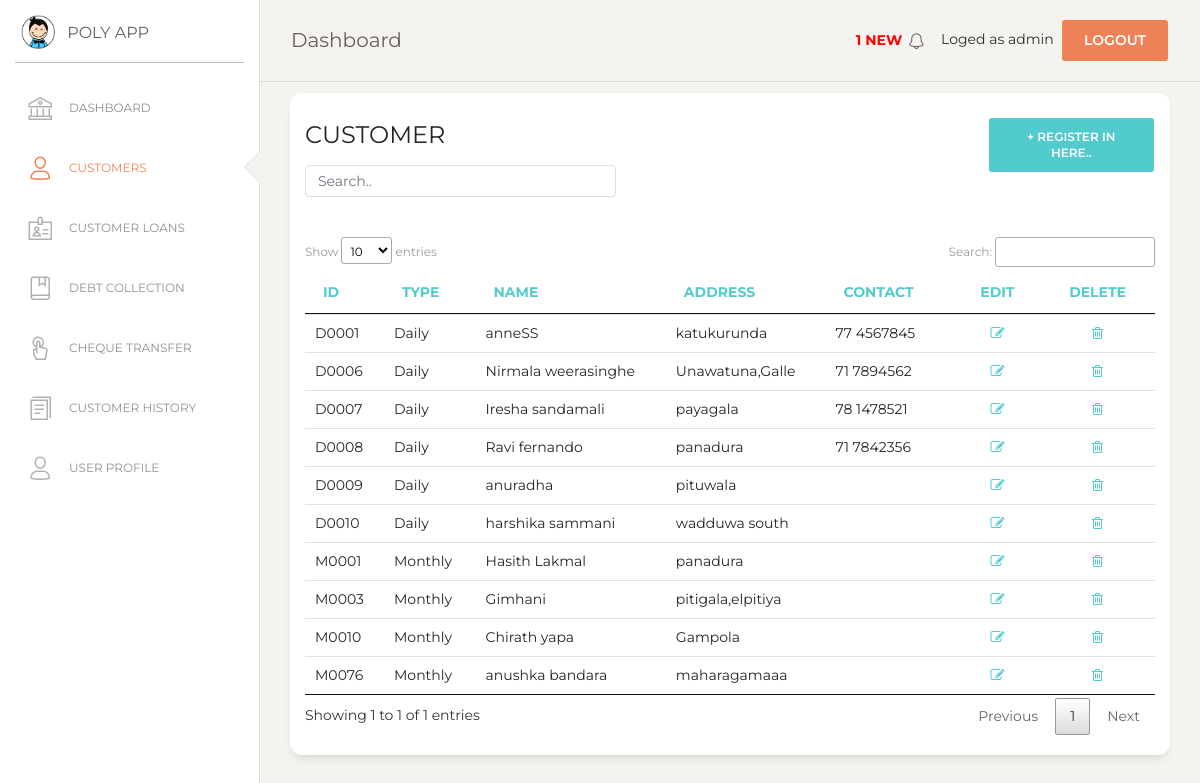
Page /customer.php (signed in) on the committed database.
### tables this page shows
CREATE TABLE `customer` (
  `cust_id` varchar(10) NOT NULL,
  `type` varchar(20) NOT NULL,
  `name` varchar(100) NOT NULL,
  `address` varchar(150) NOT NULL,
  `contact` varchar(15) NOT NULL
);

### customer.php (the view, shortened to what this page needs)
<?php
if (!isset($_SESSION['loged_user'])) {
    header('location: login.php');
}else {
$con = mysqli_connect(DB_HOSTNAME,DB_USERNAME,DB_PASSWORD);
mysqli_select_db($con,DB_NAME);
?>
<!DOCTYPE html>
<html lang="en">
<?php  include('./include/head.php');   ?>
<body class="">
  <div class="wrapper ">
    <?php include("include/sidebar.php"); ?>
    <div class="main-panel">
      <?php include('include/nav.php');  ?>
      <div class="content">
       <div class="row">
          <div class="col-md-12">
            <div class="card">
              <div class="row">
              <div class="col-md-9">
              <div class="card-header">
                <h4 class="card-title"> CUSTOMER</h4>
                <input class="form-control myInput" id="myInput" type="text" placeholder="Search..">
              </div>
              </div>
              <div class="col-md-3">
                <div class="card-header">
                    <button type="button" class="btn btn-primary add-btn" data-toggle="modal" data-target="#Form1">+ Register in here..
                    </button>
                </div>
              </div>
              </div>
              <div class="card-body">
              </div>
              <div class="card-body">
                <div class="table-responsive">
                  <table class="table" id="myTable">
                    <thead class="text-primary">
                      <th>                    ID</th>
                      <th>                    Type</th>
                      <th>                    Name</th>
                      <th>                    Address</th>
                      <th>                    Contact</th>
                      <th class="text-center"> Edit 				</th>
                      <th class="text-center"> Delete 			</th>
                    </thead>
                    <tbody>
                      <?php
                      $sql=mysqli_query($con,"SELECT * FROM customer");
                      $numRows = mysqli_num_rows($sql);
                      if($numRows > 0) {
                        while($row = mysqli_fetch_assoc($sql)) {
                          ?>
                          <tr>
                            <td> <?php echo $row['cust_id'] ?>     </td>
                            <td> <?php echo $row['type'] ?>        </td>
                            <td> <?php echo $row['name']?>         </td>
                            <td> <?php echo $row['address']  ?>    </td>
                            <td> <?php echo $row['contact']  ?>    </td>
                            <td class="text-center">
                             <a href="#" onclick="editView('<?php echo $row['cust_id']; ?>')" name="edit">
                              <i class="fa fa-pencil-square-o" aria-hidden="true"></i></a>
                            </td>
                            <td class="text-center">
                              <a href="#" onclick="confirmation('event','<?php echo $row['cust_id']; ?>')" name="delete">
                              <i class="fa fa-trash-o" aria-hidden="true"></i></a>
                            </td>
                          </tr>
                    </tbody>
                           <?php
                        }
                      }
                    ?>
                    </table>
                </div>
              </div>
            </div>
          </div>
        </div>
      </div>
      </div>
       <?php include('include/footer.php');  ?>
    </div>
</body>
</html>
<?php
}
?>

### assets/demo/demo.css (style rules this page uses)
.add-btn { float: right !important; }
.myInput { width: 50% !important; }

### rows in the picture
customer: cust_id "D0001", type "Daily", name "anneSS", address "katukurunda", contact "77 4567845"
customer: cust_id "D0006", type "Daily", name "Nirmala weerasinghe", address "Unawatuna,Galle", contact "71 7894562"
customer: cust_id "D0007", type "Daily", name "Iresha sandamali", address "payagala", contact "78 1478521"
customer: cust_id "D0008", type "Daily", name "Ravi fernando", address "panadura", contact "71 7842356"
customer: cust_id "D0009", type "Daily", name "anuradha", address "pituwala"
customer: cust_id "D0010", type "Daily", name "harshika sammani", address "wadduwa south"
customer: cust_id "M0001", type "Monthly", name "Hasith Lakmal", address "panadura"
customer: cust_id "M0003", type "Monthly", name "Gimhani", address "pitigala,elpitiya"
customer: cust_id "M0010", type "Monthly", name "Chirath yapa", address "Gampola"
customer: cust_id "M0076", type "Monthly", name "anushka bandara", address "maharagamaaa"

### other values in the picture
$numRows "1"
$_SESSION['loged_user'] "admin"
